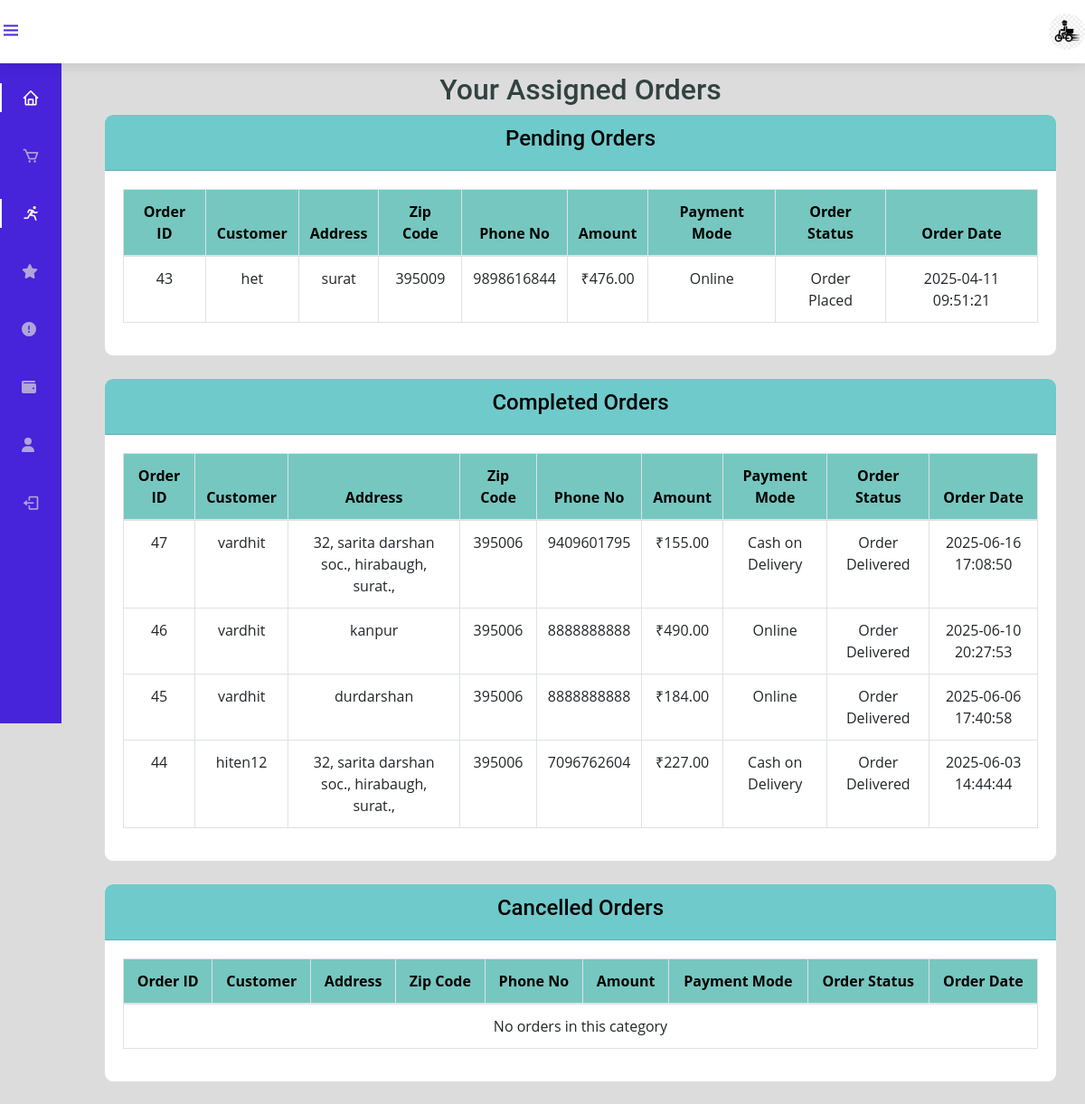
The page /deliveryboy/index.php?page=deliveryDetails (signed in) on the database its author committed.
### tables this page shows
CREATE TABLE `orders` (
  `orderId` int(11) NOT NULL,
  `userId` int(21) NOT NULL,
  `address` varchar(255) NOT NULL,
  `zipCode` int(21) NOT NULL,
  `phoneNo` bigint(21) NOT NULL,
  `amount` decimal(10,2) DEFAULT NULL,
  `payment_id` varchar(100) DEFAULT NULL,
  `paymentMode` enum('0','1') NOT NULL DEFAULT '0' COMMENT '0=cod,1=online',
  `orderStatus` enum('0','1','2','3','4','5','6') NOT NULL DEFAULT '0',
  `size` enum('S','M','L') NOT NULL DEFAULT 'M',
  `createdAt` datetime NOT NULL DEFAULT current_timestamp(),
  `status` enum('pending','completed','cancelled') NOT NULL DEFAULT 'pending',
  `delivery_boy_id` int(11) DEFAULT NULL,
  `deliveryTime` int(11) DEFAULT NULL COMMENT 'Delivery time in minutes',
  `finalDeliveryTime` int(11) DEFAULT NULL
);

CREATE TABLE `users` (
  `id` int(21) NOT NULL,
  `username` varchar(21) NOT NULL,
  `firstName` varchar(21) NOT NULL,
  `lastName` varchar(21) NOT NULL,
  `profilePic` varchar(255) DEFAULT NULL,
  `email` varchar(35) NOT NULL,
  `phone` bigint(20) NOT NULL,
  `password` varchar(255) NOT NULL,
  `joinDate` datetime NOT NULL DEFAULT current_timestamp(),
  `status` enum('active','blocked') NOT NULL DEFAULT 'active'
);

### deliveryboy/deliveryDetails.php (the view, shortened to what this page needs)
<?php
include 'partials/_dbconnect.php';
if (isset($_SESSION['loggedin']) && $_SESSION['loggedin'] === true && isset($_SESSION['role']) && $_SESSION['role'] === 'delivery_boy') {
    $deliveryboyId = $_SESSION['deliveryboy_id'];
} else {
    header("location: /OnlinePizzaDelivery/index.php");
    exit();
}
$sql = "SELECT o.orderId, o.userId, o.address, o.zipCode, o.phoneNo, o.amount,
               o.paymentMode, o.orderStatus, o. createdAt, o.delivery_boy_id,
               u.username
        FROM orders o
        JOIN users u ON o.userId = u.id
        WHERE o.delivery_boy_id = ?
        ORDER BY o.createdAt DESC";
$stmt = $conn->prepare($sql);
$stmt->bind_param("i", $deliveryboyId);
$stmt->execute();
$result = $stmt->get_result();
$orders = [
    'pending' => [],
    'completed' => [],
    'cancelled' => []
];
$orderStatusMap = [
    '0' => 'Order Placed',
    '1' => 'Order Confirmed',
    '2' => 'Preparing your Order',
    '3' => 'Your order is on the way!',
    '4' => 'Order Delivered',
    '5' => 'Order Denied',
    '6' => 'Order Cancelled'
];
if ($result->num_rows > 0) {
    while ($row = $result->fetch_assoc()) {
        $status = $row['orderStatus'];
        if (in_array($status, ['0', '1', '2', '3'])) {
            $orders['pending'][] = $row;
        } elseif ($status == '4') {
            $orders['completed'][] = $row;
        } elseif (in_array($status, ['5', '6'])) {
            $orders['cancelled'][] = $row;
        }
    }
}
?>
<!DOCTYPE html>
<html lang="en">
<head>
</head>
<body>
<div class="container">
    <h2 class="text-center">Your Assigned Orders</h2>
    <?php foreach ($orders as $status => $orderList): ?>
        <div class="card mb-4">
            <div class="card-header text-white
                <?php echo ($status == 'pending') ? 'bg-pending' :
                    (($status == 'completed') ? 'bg-completed' : 'bg-cancelled'); ?>">
                <h4 class="text-center" style="color: black;"><?php echo ucfirst($status); ?> Orders</h4>
            </div>
            <div class="card-body">
                <table class="table table-bordered text-center">
                    <thead>
                        <tr>
                            <th>Order ID</th>
                            <th>Customer</th>
                            <th>Address</th>
                            <th>Zip Code</th>
                            <th>Phone No</th>
                            <th>Amount</th>
                            <th>Payment Mode</th>
                            <th>Order Status</th>
                            <th>Order Date</th>
                        </tr>
                    </thead>
                    <tbody>
                        <?php if (!empty($orderList)): ?>
                            <?php foreach ($orderList as $order): ?>
                                <tr>
                                    <td><?php echo htmlspecialchars($order['orderId']); ?></td>
                                    <td><?php echo htmlspecialchars($order['username']); ?></td>
                                    <td><?php echo htmlspecialchars($order['address']); ?></td>
                                    <td><?php echo htmlspecialchars($order['zipCode']); ?></td>
                                    <td><?php echo htmlspecialchars($order['phoneNo']); ?></td>
                                    <td>₹<?php echo htmlspecialchars($order['amount']); ?></td>
                                    <td><?php echo ($order['paymentMode'] == '0') ? 'Cash on Delivery' : 'Online'; ?></td>
                                    <td><?php echo htmlspecialchars($orderStatusMap[$order['orderStatus']]); ?></td>
                                    <td><?php echo htmlspecialchars($order['createdAt']); ?></td>
                                </tr>
                            <?php endforeach; ?>
                        <?php else: ?>
                            <tr>
                                <td colspan="9" class="text-center">No orders in this category</td>
                            </tr>
                        <?php endif; ?>
                    </tbody>
                </table>
            </div>
        </div>
    <?php endforeach; ?>
</div>
</body>
</html>

### deliveryboy/assetsForSideBar/css/styles.css (style rules this page uses)
:root { --header-height: 3rem; --nav-width: 68px; --first-color: #4723D9; --first-color-light: #AFA5D9; --white-color: #F7F6FB; --body-font: 'Nunito', sans-serif; --normal-font-size: 1rem; --z-fixed: 100; }
*,::before,::after { box-sizing: border-box; }
body { position: relative; margin: var(--header-height) 0 0 0; padding: 0 1rem; font-family: var(--body-font); font-size: var(--normal-font-size); transition: .5s; }
@media screen and (min-width: 768px) { body { margin: calc(var(--header-height) + 1rem) 0 0 0; padding-left: calc(var(--nav-width) + 2rem); } }

### assets/css/style.css (style rules this page uses)
body { font-family: "Open Sans", sans-serif; color: #334240; }
h1, h2, h3, h4, h5, h6 { font-family: "Roboto", sans-serif; }

### deliveryboy/deliveryDetails.php (style rules this page uses)
.container { margin-top: 80px; }
.table thead { background-color: #76c7c0; color: black; font-weight: bold; }
.bg-pending { background-color: rgb(111, 202, 203); }
.bg-completed { background-color: rgb(111, 202, 203); }
.bg-cancelled { background-color: rgb(111, 202, 203); }
.card { border-radius: 10px; overflow: hidden; }
.table-bordered { border-color: #ddd; }

### rows shown on the page
orders: orderId "43", userId.username "het", address "surat", zipCode "395009", phoneNo "9898616844", amount "476.00", paymentMode "Online", orderStatus "Order Placed", createdAt "2025-04-11 09:51:21"
orders: orderId "47", userId.username "vardhit", address "32, sarita darshan soc., hirabaugh, surat.,", zipCode "395006", phoneNo "9409601795", amount "155.00", paymentMode "Cash on Delivery", orderStatus "Order Delivered", createdAt "2025-06-16 17:08:50"
orders: orderId "46", userId.username "vardhit", address "kanpur", zipCode "395006", phoneNo "8888888888", amount "490.00", paymentMode "Online", orderStatus "Order Delivered", createdAt "2025-06-10 20:27:53"
orders: orderId "45", userId.username "vardhit", address "durdarshan", zipCode "395006", phoneNo "8888888888", amount "184.00", paymentMode "Online", orderStatus "Order Delivered", createdAt "2025-06-06 17:40:58"
orders: orderId "44", userId.username "hiten12", address "32, sarita darshan soc., hirabaugh, surat.,", zipCode "395006", phoneNo "7096762604", amount "227.00", paymentMode "Cash on Delivery", orderStatus "Order Delivered", createdAt "2025-06-03 14:44:44"

### other values the page prints
$status "Pending"
$status "Completed"
$status "Cancelled"
